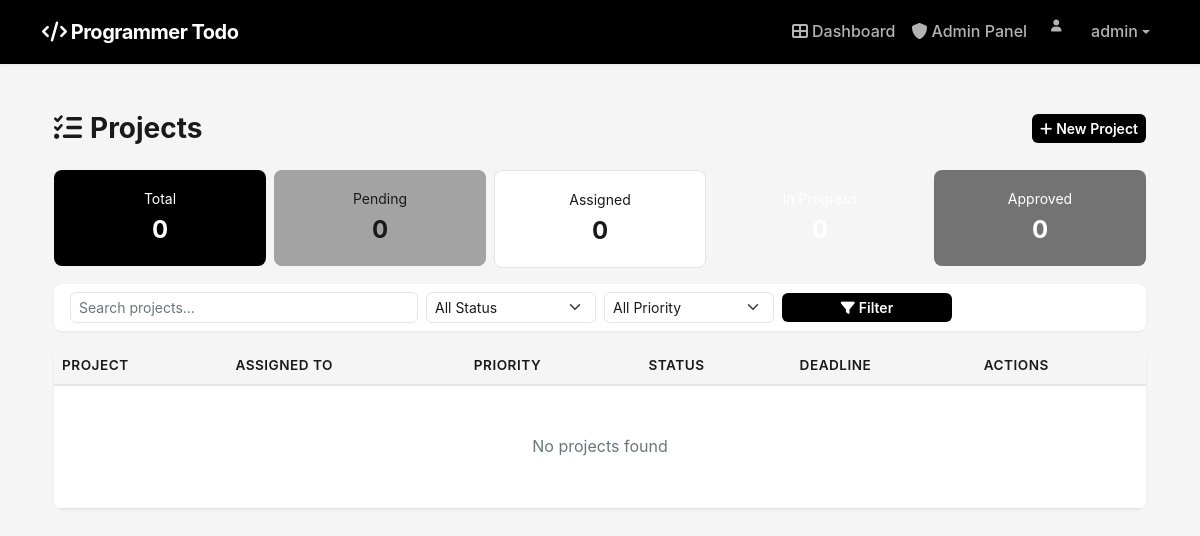
/manage/projects/ (signed in), run on an earlier commit of the app's database.
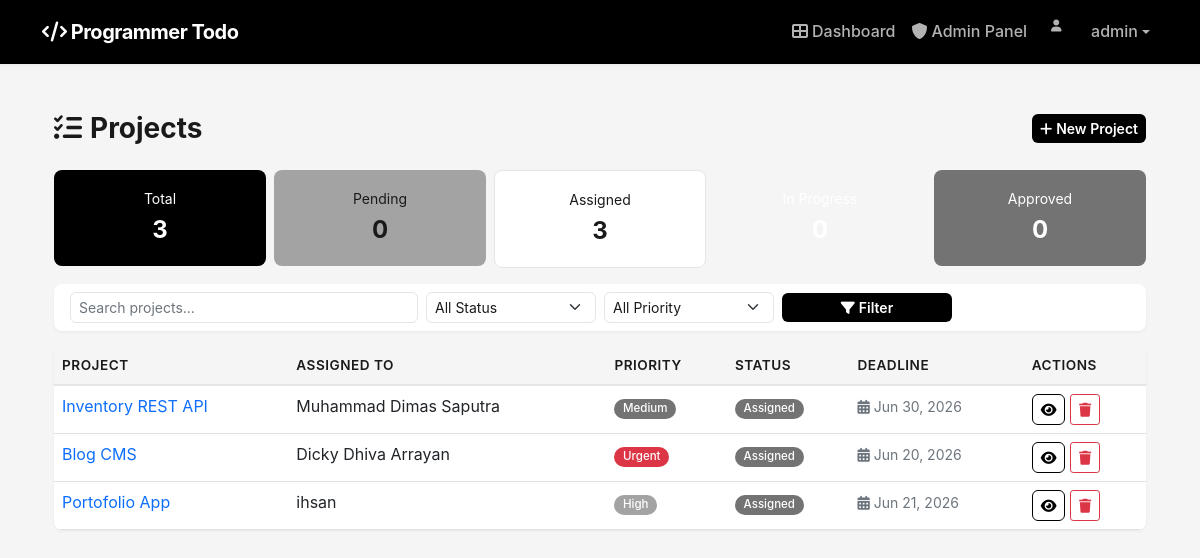
And on a later commit of the database.
### main/models.py (models this page shows, shortened)
class Project(models.Model):
    STATUS_CHOICES = [
        ('pending', 'Pending'),
        ('assigned', 'Assigned'),
        ('in_progress', 'In Progress'),
        ('completed', 'Completed'),
        ('approved', 'Approved'),
    ]
    PRIORITY_CHOICES = [
        ('low', 'Low'),
        ('medium', 'Medium'),
        ('high', 'High'),
        ('urgent', 'Urgent'),
    ]
    title = models.CharField(max_length=200)
    description = models.TextField()
    requirements = models.TextField(blank=True)
    assigned_to = models.ForeignKey(ProgrammerProfile, on_delete=models.SET_NULL, null=True, blank=True)
    created_by = models.ForeignKey(User, on_delete=models.CASCADE, related_name='created_projects')
    status = models.CharField(max_length=20, choices=STATUS_CHOICES, default='pending')
    priority = models.CharField(max_length=10, choices=PRIORITY_CHOICES, default='medium')
    deadline = models.DateTimeField()
    created_at = models.DateTimeField(auto_now_add=True)
    updated_at = models.DateTimeField(auto_now=True)
    completed_at = models.DateTimeField(null=True, blank=True)
    approved_at = models.DateTimeField(null=True, blank=True)

class ProgrammerProfile(models.Model):
    SKILL_CHOICES = [
        ('python', 'Python'), ('javascript', 'JavaScript'), ('php', 'PHP'),
        ('java', 'Java'), ('cpp', 'C++'), ('csharp', 'C#'), ('go', 'Go'),
        ('rust', 'Rust'), ('swift', 'Swift'), ('kotlin', 'Kotlin'),
        ('ruby', 'Ruby'), ('typescript', 'TypeScript'), ('dart', 'Dart'),
        ('html', 'HTML'), ('css', 'CSS'), ('react', 'React'), ('vue', 'Vue.js'),
        ('angular', 'Angular'), ('nodejs', 'Node.js'), ('laravel', 'Laravel'),
        ('django', 'Django'), ('flask', 'Flask'), ('nextjs', 'Next.js'),
        ('svelte', 'Svelte'),
        ('react_native', 'React Native'), ('flutter', 'Flutter'),
        ('mysql', 'MySQL'), ('postgresql', 'PostgreSQL'), ('mongodb', 'MongoDB'),
        ('redis', 'Redis'), ('firebase', 'Firebase'),
        ('docker', 'Docker'), ('kubernetes', 'Kubernetes'), ('aws', 'AWS'),
        ('git', 'Git'),
        ('machine_learning', 'Machine Learning'), ('data_science', 'Data Science'),
        ('rest_api', 'REST API'), ('graphql', 'GraphQL'),
    ]
    user = models.OneToOneField(User, on_delete=models.CASCADE)
    full_name = models.CharField(max_length=200)
    email = models.EmailField()
    phone = models.CharField(max_length=20, blank=True)
    skills = models.JSONField(default=list, help_text="Selected programming skills")
    is_available = models.BooleanField(default=True)
    profile_picture = models.ImageField(upload_to='profiles/', blank=True, null=True)
    created_at = models.DateTimeField(auto_now_add=True)
    updated_at = models.DateTimeField(auto_now=True)

### main/views.py (the view)
# urls.py: path('manage/projects/', views.project_list, name='project_list'),
@staff_member_required
def project_list(request):
    search_query = request.GET.get('search', '')
    status_filter = request.GET.get('status', '')
    priority_filter = request.GET.get('priority', '')
    projects = Project.objects.select_related('assigned_to', 'created_by').all()
    if search_query:
        projects = projects.filter(
            Q(title__icontains=search_query) |
            Q(description__icontains=search_query) |
            Q(assigned_to__full_name__icontains=search_query)
        )
    if status_filter:
        projects = projects.filter(status=status_filter)
    if priority_filter:
        projects = projects.filter(priority=priority_filter)
    projects = projects.order_by('-created_at')
    paginator = Paginator(projects, 15)
    page_number = request.GET.get('page')
    page_obj = paginator.get_page(page_number)
    stats = {
        'total_projects': Project.objects.count(),
        'pending_projects': Project.objects.filter(status='pending').count(),
        'assigned_projects': Project.objects.filter(status='assigned').count(),
        'in_progress_projects': Project.objects.filter(status='in_progress').count(),
        'completed_projects': Project.objects.filter(status='completed').count(),
        'approved_projects': Project.objects.filter(status='approved').count(),
    }
    context = {
        'page_obj': page_obj,
        'search_query': search_query,
        'status_filter': status_filter,
        'priority_filter': priority_filter,
        'stats': stats,
    }
    return render(request, 'admin/project_list.html', context)

### templates/admin/project_list.html (shortened to what the changed rows need)
{% extends 'base.html' %}
{% block content %}
<div class="container py-4 fade-in">
    <div class="row g-2 mb-3 stagger-children">
        <div class="col"><div class="stat-card stat-card-dark text-center py-3"><small>Total</small><strong class="d-block fs-4">{{ stats.total_projects }}</strong></div></div>
        <div class="col"><div class="stat-card stat-card-outline text-center py-3"><small>Assigned</small><strong class="d-block fs-4">{{ stats.assigned_projects }}</strong></div></div>
    </div>
    <div class="card border-0">
        <div class="card-body p-0">
            <div class="table-responsive">
                <table class="table table-hover mb-0">
                    <thead><tr><th>Project</th><th>Assigned To</th><th>Priority</th><th>Status</th><th>Deadline</th><th>Actions</th></tr></thead>
                    <tbody>
                        {% for project in page_obj %}
                        <tr>
                            <td><a href="{% url 'project_detail' project.id %}" class="text-primary fw-semibold text-decoration-none">{{ project.title }}</a></td>
                            <td>{% if project.assigned_to %}{{ project.assigned_to.full_name }}{% else %}<span class="text-muted">Unassigned</span>{% endif %}</td>
                            <td>
                                {% if project.priority == 'urgent' %}<span class="badge bg-danger">Urgent</span>
                                {% elif project.priority == 'high' %}<span class="badge bg-warning">High</span>
                                {% elif project.priority == 'medium' %}<span class="badge bg-info">Medium</span>
                                {% else %}<span class="badge bg-secondary">Low</span>{% endif %}
                            </td>
                            <td>
                                {% if project.status == 'pending' %}<span class="badge bg-warning">Pending</span>
                                {% elif project.status == 'assigned' %}<span class="badge bg-info">Assigned</span>
                                {% elif project.status == 'in_progress' %}<span class="badge bg-primary">In Progress</span>
                                {% elif project.status == 'completed' %}<span class="badge bg-secondary">Completed</span>
                                {% elif project.status == 'approved' %}<span class="badge bg-success">Approved</span>{% endif %}
                            </td>
                            <td><small class="text-muted"><i class="fas fa-calendar-alt me-1 text-violet"></i>{{ project.deadline|date:"M d, Y" }}</small></td>
                            <td>
                                <a href="{% url 'project_detail' project.id %}" class="btn btn-sm btn-outline-primary" title="View"><i class="fas fa-eye"></i></a>
                                <button onclick="confirmDelete('{% url 'delete_project' project.id %}', '{{ project.title }}')" class="btn btn-sm btn-outline-danger" title="Delete"><i class="fas fa-trash"></i></button>
                            </td>
                        </tr>
                        {% empty %}
                        <tr><td colspan="6" class="text-center py-5 text-muted">No projects found</td></tr>
                        {% endfor %}
                    </tbody>
                </table>
            </div>
        </div>
    </div>
</div>
{% endblock %}

What changed in the data, as far as the page shows it:
added Project: title "Inventory REST API", assigned_to.full_name "Muhammad Dimas Saputra", priority "Medium", status "Assigned", deadline "Jun 30, 2026"
added Project: title "Blog CMS", assigned_to.full_name "Dicky Dhiva Arrayan", priority "Urgent", status "Assigned", deadline "Jun 20, 2026"
added Project: title "Portofolio App", assigned_to.full_name "ihsan", priority "High", status "Assigned", deadline "Jun 21, 2026"
Also different on the page:
{{ stats.total_projects }}: "0" → "3"
{{ stats.assigned_projects }}: "0" → "3"
text no longer shown: "No projects found"
